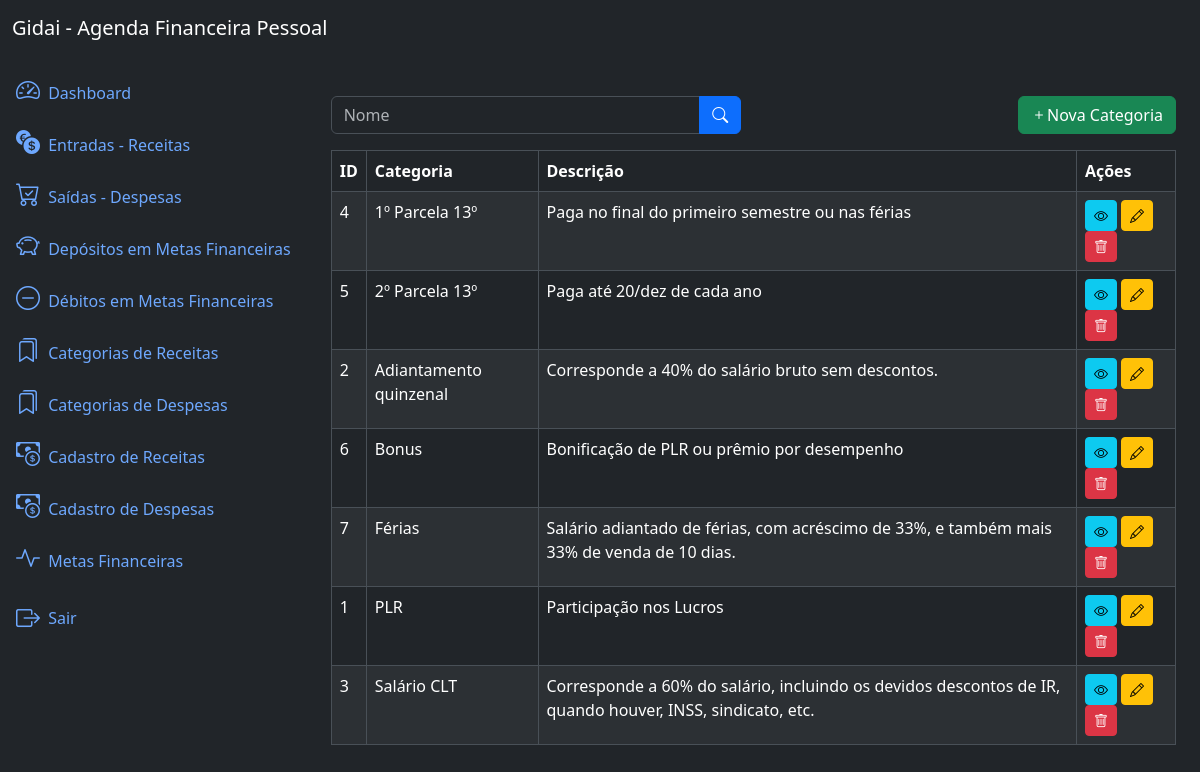
The app's page /categories/list/ (signed in) with its own data.
### categories/models.py (models this page shows, shortened)
class Category(models.Model):
    name = models.CharField(max_length=150)
    description = models.TextField(blank=True, null=True)
    created_at = models.DateField(auto_now_add=True)
    updated_at = models.DateField(auto_now=True)
    class Meta:
        ordering = ['name']

### categories/views.py (the view)
# urls.py: path('categories/list/', views.CategoryListView.as_view(), name='category_list'), # a utilização do name aqui, serve por exemplo para ser usada no HTML no método de busca
class CategoryListView(LoginRequiredMixin, ListView):
    model = models.Category
    template_name = 'category_list.html'
    context_object_name ='categories'
    paginate_by = 10
    def get_queryset(self):
        queryset = super().get_queryset()
        name = self.request.GET.get('name')
        if name:
            queryset = queryset.filter(name__icontains=name)
        return queryset

### categories/templates/category_list.html (shortened to what this page needs)
{% extends 'base.html'  %}
{% block content %}
<div class="row mb-3">
    <div class="col-md-6">
        <form method="get" action="{% url 'category_list' %}">
            <div class="input-group">
                <input type="text" class="form-control" name="name" placeholder="Nome" value="{{ request.GET.name}}">
                <button type="submit" class="btn btn-primary">
                    <i class="bi bi-search"></i>
                </button>
            </div>
        </form>
    </div>
    <div class="col-md-6">
        <a href="{% url 'category_create' %}" class="btn btn-success float-end">
            <i class="bi bi-plus"></i>Nova Categoria
        </a>
    </div>
</div>
<div class="table-responsive">
    <table class="table table-striped table-bordered">
        <thead class="thead-dark">
            <tr>
                <th>ID</th>
                <th>Categoria</th>
                <th>Descrição</th>
                <th>Ações</th>
            </tr>
        </thead>
        <tbody>
            {% for category in categories %}
                <tr>
                    <td> {{ category.id }} </td>
                    <td> {{ category.name }} </td>
                    <td> {{ category.description }} </td>
                    <td>
                        <a href="{% url 'category_detail' category.id %}" class="btn btn-info btn-sm">
                            <i class="bi bi-eye"></i>
                        </a>
                        <a href="{% url 'category_update' category.id %}" class="btn btn-warning btn-sm">
                            <i class="bi bi-pencil"></i>
                        </a>
                        <a href="{% url 'category_delete' category.id %}" class="btn btn-danger btn-sm">
                            <i class="bi bi-trash"></i>
                        </a>
                    </td>
                </tr>
            {% endfor %}
        </tbody>
    </table>
</div>
{% endblock %}

### records on screen
Category: id "4", name "1º Parcela 13º", description "Paga no final do primeiro semestre ou nas férias"
Category: id "5", name "2º Parcela 13º", description "Paga até 20/dez de cada ano"
Category: id "2", name "Adiantamento quinzenal", description "Corresponde a 40% do salário bruto sem descontos."
Category: id "6", name "Bonus", description "Bonificação de PLR ou prêmio por desempenho"
Category: id "7", name "Férias", description "Salário adiantado de férias, com acréscimo de 33%, e também mais 33% de venda de 10 dias."
Category: id "1", name "PLR", description "Participação nos Lucros"
Category: id "3", name "Salário CLT", description "Corresponde a 60% do salário, incluindo os devidos descontos de IR, quando houver, INSS, sindicato, etc."
